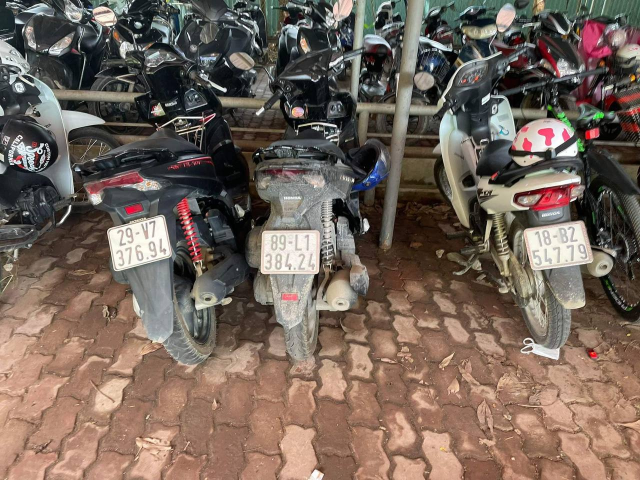
#> input picture image/2.jpg, 1280 x 960 px (shown at 1/2 size)
$ jupyter execute --allow-errors 'LP_opencv_knn (1).ipynb'
#> lines starting #> are read from the running program, lines starting #| are printed output that depends on the picture; after the words box and inside, x2 and y2 are one past the last pixel; in counts of white or black regions, pixels touching at a corner belong together
#> further down, img is the input picture: shape (960, 1280, 3); mean B, G, R 90.8, 101.3, 116.7
# 1. Data generation

[cell 1]
# import numpy as np
# import cv2
# import sys


# # module level variables
# MIN_CONTOUR_AREA = 40


# RESIZED_IMAGE_WIDTH = 20
# RESIZED_IMAGE_HEIGHT = 30

# def main():
#     imgTrainingNumbers = cv2.imread("training_chars.png")            # read in training numbers image
#     #imgTrainingNumbers = cv2.resize(imgTrainingNumbers, dsize = None, fx = 0.5, fy = 0.5)

#     imgGray = cv2.cvtColor(imgTrainingNumbers, cv2.COLOR_BGR2GRAY)          # get grayscale image
#     imgBlurred = cv2.GaussianBlur(imgGray, (5,5), 0)                        # blur

#                                                         # filter image from grayscale to black and white
#     imgThresh = cv2.adaptiveThreshold(imgBlurred,                           # input image
#                                       255,                                  # make pixels that pass the threshold full white
#                                       cv2.ADAPTIVE_THRESH_GAUSSIAN_C,       # use gaussian rather than mean, seems to give better results
#                                       cv2.THRESH_BINARY_INV,                # invert so foreground will be white, background will be black
#                                       11,                                   # size of a pixel neighborhood used to calculate threshold value
#                                       2)                                    # constant subtracted from the mean or weighted mean

#     cv2.imshow("imgThresh", imgThresh)      # show threshold image for reference

#     imgThreshCopy = imgThresh.copy()        # make a copy of the thresh image, this in necessary b/c findContours modifies the image

#     npaContours, hierarchy = cv2.findContours(imgThreshCopy,        # input image, make sure to use a copy since the function will modify this image in the course of finding contours
#                                                  cv2.RETR_EXTERNAL,                 # retrieve the outermost contours only
#                                                  cv2.CHAIN_APPROX_SIMPLE)           # compress horizontal, vertical, and diagonal segments and leave only their end points

#                                 # declare empty numpy array, we will use this to write to file later
#                                 # zero rows, enough cols to hold all image data
#     npaFlattenedImages =  np.empty((0, RESIZED_IMAGE_WIDTH * RESIZED_IMAGE_HEIGHT))


#     intClassifications = []         # declare empty classifications list, this will be our list of how we are classifying our chars from user input, we will write to file at the end

#                                     # possible chars we are interested in are digits 0 through 9, put these in list intValidChars
#     intValidChars = [ord('0'), ord('1'), ord('2'), ord('3'), ord('4'), ord('5'), ord('6'), ord('7'), ord('8'), ord('9'),
#                      ord('A'), ord('B'), ord('C'), ord('D'), ord('E'), ord('F'), ord('G'), ord('H'), ord('I'), ord('J'),
#                      ord('K'), ord('L'), ord('M'), ord('N'), ord('O'), ord('P'), ord('Q'), ord('R'), ord('S'), ord('T'),
#                      ord('U'), ord('V'), ord('W'), ord('X'), ord('Y'), ord('Z')] #Là mã ascii của mấy chữ này

#     for npaContour in npaContours:                          # for each contour
#         if cv2.contourArea(npaContour) > MIN_CONTOUR_AREA:          # if contour is big enough to consider
#             [intX, intY, intW, intH] = cv2.boundingRect(npaContour)         # get and break out bounding rect

#                                                 # draw rectangle around each contour as we ask user for input
#             cv2.rectangle(imgTrainingNumbers,           # draw rectangle on original training image
#                           (intX, intY),                 # upper left corner
#                           (intX+intW,intY+intH),        # lower right corner
#                           (0, 0, 255),                  # red
#                           2)                            # thickness

#             imgROI = imgThresh[intY:intY+intH, intX:intX+intW]                                  # crop char out of threshold image
#             imgROIResized = cv2.resize(imgROI, (RESIZED_IMAGE_WIDTH, RESIZED_IMAGE_HEIGHT))     # resize image, this will be more consistent for recognition and storage

#             cv2.imshow("imgROI", imgROI)                    # show cropped out char for reference
#             cv2.imshow("imgROIResized", imgROIResized)      # show resized image for reference

#             cv2.imshow("training_numbers.png", imgTrainingNumbers)      # show training numbers image, this will now have red rectangles drawn on it

#             intChar = cv2.waitKey(0)                     # get key press

#             if intChar == 27:                   # if esc key was pressed
#                 sys.exit()                      # exit program
#             elif intChar in intValidChars:      # else if the char is in the list of chars we are looking for . . .

#                 intClassifications.append(intChar)        # append classification char to integer list of chars (we will convert to float later before writing to file)
#                 #Là file chứa label của tất cả các ảnh mẫu, tổng cộng có 32 x 5 = 160 mẫu.
#                 npaFlattenedImage = imgROIResized.reshape((1, RESIZED_IMAGE_WIDTH * RESIZED_IMAGE_HEIGHT))  # flatten image to 1d numpy array so we can write to file later

#                 npaFlattenedImages = np.append(npaFlattenedImages, npaFlattenedImage, 0)                    # add current flattened impage numpy array to list of flattened image numpy arrays

#             # end if
#         # end if
#     # end for

#     fltClassifications = np.array(intClassifications, np.float32)                   # convert classifications list of ints to numpy array of floats

#     npaClassifications = fltClassifications.reshape((fltClassifications.size, 1))   # flatten numpy array of floats to 1d so we can write to file later

#     print ("\n\ntraining complete !!\n")

#     np.savetxt("classifications.txt", npaClassifications)           # write flattened images to file
#     np.savetxt("flattened_images.txt", npaFlattenedImages)          #

#     cv2.destroyAllWindows()             # remove windows from memory

#     return


# if __name__ == "__main__":
#     main()

# 2. Preprocess

[cell 2]
import cv2
import numpy as np
import math

[cell 3]
# module level variables
GAUSSIAN_SMOOTH_FILTER_SIZE = (5, 5) #kích cỡ càng to thì càng mờ
ADAPTIVE_THRESH_BLOCK_SIZE = 19
ADAPTIVE_THRESH_WEIGHT = 9

[cell 4]
def preprocess(imgOriginal):

    imgGrayscale = extractValue(imgOriginal)
    # imgGrayscale = cv2.cvtColor(imgOriginal,cv2.COLOR_BGR2GRAY) nên dùng hệ màu HSV
    # Trả về giá trị cường độ sáng ==> ảnh gray
    imgMaxContrastGrayscale = maximizeContrast(imgGrayscale) #để làm nổi bật biển số hơn, dễ tách khỏi nền
    #cv2.imwrite("imgGrayscalePlusTopHatMinusBlackHat.jpg",imgMaxContrastGrayscale)
    height, width = imgGrayscale.shape

    imgBlurred = np.zeros((height, width, 1), np.uint8)
    imgBlurred = cv2.GaussianBlur(imgMaxContrastGrayscale, GAUSSIAN_SMOOTH_FILTER_SIZE, 0)
    #cv2.imwrite("gauss.jpg",imgBlurred)
    #Làm mịn ảnh bằng bộ lọc Gauss 5x5, sigma = 0

    imgThresh = cv2.adaptiveThreshold(imgBlurred, 255.0, cv2.ADAPTIVE_THRESH_GAUSSIAN_C, cv2.THRESH_BINARY_INV, ADAPTIVE_THRESH_BLOCK_SIZE, ADAPTIVE_THRESH_WEIGHT)

    #Tạo ảnh nhị phân
    return imgGrayscale, imgThresh
#Trả về ảnh xám và ảnh nhị phân

[cell 5]
def extractValue(imgOriginal):
    height, width, numChannels = imgOriginal.shape
    imgHSV = np.zeros((height, width, 3), np.uint8)
    imgHSV = cv2.cvtColor(imgOriginal, cv2.COLOR_BGR2HSV)
#> imgHSV: shape (1080, 1920, 3); mean H, S, V 41.8, 72.1, 119.7

    imgHue, imgSaturation, imgValue = cv2.split(imgHSV)
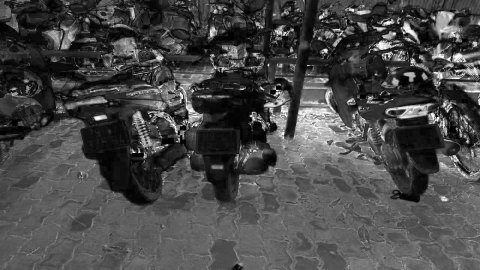
#> imgSaturation: shape (1080, 1920) (shown at 1/4 size); min 0, max 255, mean 72.1

    #màu sắc, độ bão hòa, giá trị cường độ sáng
    #Không chọn màu RBG vì vd ảnh màu đỏ sẽ còn lẫn các màu khác nữa nên khó xđ ra "một màu"
    return imgValue

[cell 6]
def maximizeContrast(imgGrayscale):
    #Làm cho độ tương phản lớn nhất
    height, width = imgGrayscale.shape

    imgTopHat = np.zeros((height, width, 1), np.uint8)
    imgBlackHat = np.zeros((height, width, 1), np.uint8)
    structuringElement = cv2.getStructuringElement(cv2.MORPH_RECT, (3, 3)) #tạo bộ lọc kernel

    imgTopHat = cv2.morphologyEx(imgGrayscale, cv2.MORPH_TOPHAT, structuringElement, iterations = 10) #nổi bật chi tiết sáng trong nền tối
    #cv2.imwrite("tophat.jpg",imgTopHat)
    imgBlackHat = cv2.morphologyEx(imgGrayscale, cv2.MORPH_BLACKHAT, structuringElement, iterations = 10) #Nổi bật chi tiết tối trong nền sáng
    #cv2.imwrite("blackhat.jpg",imgBlackHat)
    imgGrayscalePlusTopHat = cv2.add(imgGrayscale, imgTopHat)
    imgGrayscalePlusTopHatMinusBlackHat = cv2.subtract(imgGrayscalePlusTopHat, imgBlackHat)
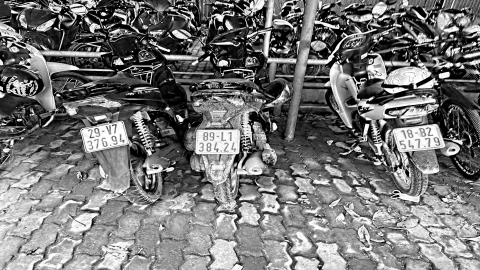
#> imgGrayscalePlusTopHatMinusBlackHat: shape (1080, 1920) (shown at 1/4 size); min 0, max 255, mean 117.3

    #cv2.imshow("imgGrayscalePlusTopHatMinusBlackHat",imgGrayscalePlusTopHatMinusBlackHat)
    #Kết quả cuối là ảnh đã tăng độ tương phản
    return imgGrayscalePlusTopHatMinusBlackHat

# 3. Process

[cell 7]
import math

import cv2
import numpy as np

ADAPTIVE_THRESH_BLOCK_SIZE = 19
ADAPTIVE_THRESH_WEIGHT = 9

[cell 8]
n = 1

Min_char = 0.01
Max_char = 0.09

RESIZED_IMAGE_WIDTH = 20
RESIZED_IMAGE_HEIGHT = 30

img = cv2.imread("image/2.jpg")
img = cv2.resize(img, dsize=(1920, 1080))

[cell 9]
# [5 lines of commented-out code are left out]

[cell 10]
# Upload KNN model
npaClassifications = np.loadtxt("classifications.txt", np.float32)
#> (the rest of this cell did not finish here and is left out)

[cell 11]
# Image Preprocessing
imgGrayscaleplate, imgThreshplate = preprocess(img)
#> in preprocess, `imgThresh = cv2.adaptiveThreshold(imgBlurred, 255.0, cv2.ADAPTIVE_THRE..`:
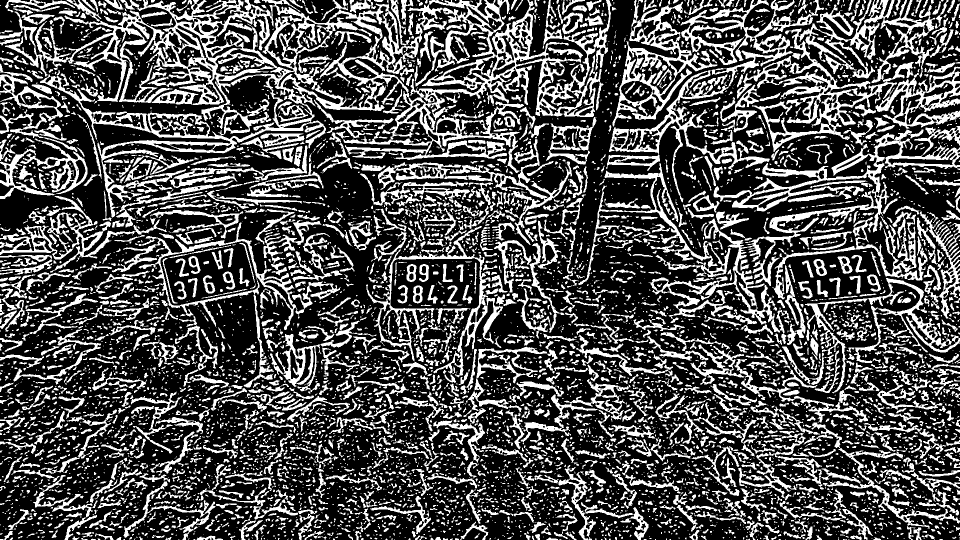
#> imgThresh: shape (1080, 1920) (shown at 1/2 size); 31.2% white; 6841 white regions (4298 under 20 px), largest, box (x1, y1, x2, y2) and area: (0, 0, 1166, 435) 99784, (1297, 252, 1920, 666) 34124, (1474, 0, 1907, 304) 26027
canny_image = cv2.Canny(imgThreshplate, 250, 255)  # Canny Edge
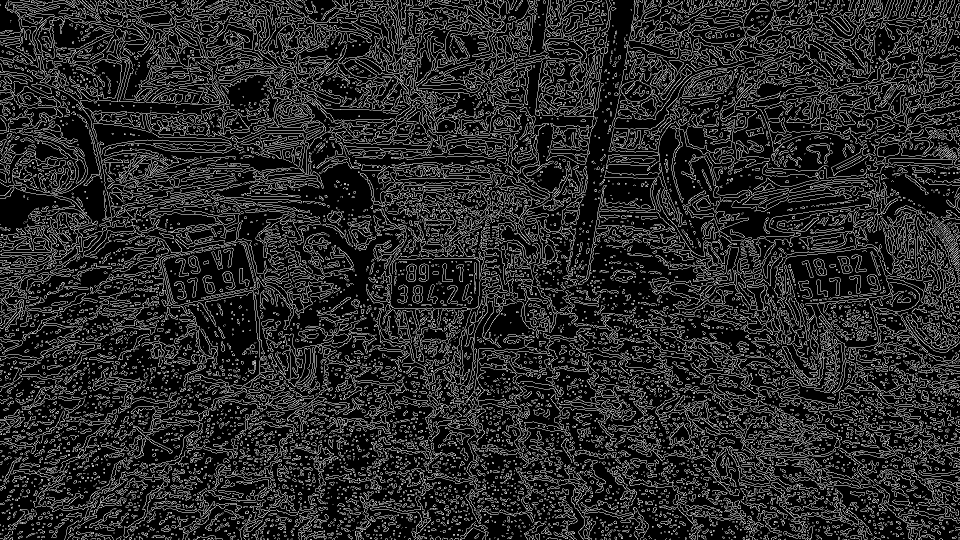
#> canny_image: shape (1080, 1920) (shown at 1/2 size); 15.8% white in thin lines or dots
kernel = np.ones((3, 3), np.uint8)
dilated_image = cv2.dilate(canny_image, kernel, iterations=1)  # Dilation
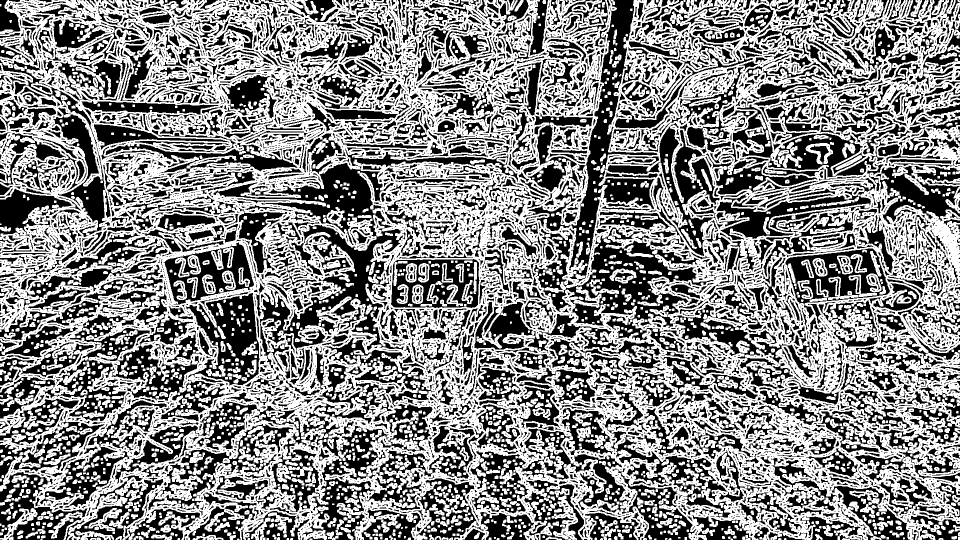
#> dilated_image: shape (1080, 1920) (shown at 1/2 size); 53.4% white; 10671 black regions (7489 under 20 px)
# cv2.imshow("dilated_image",dilated_image)

#> (a cell that did not finish here is left out)

[cell 13]
# Draw contour and filter out the license plate
contours, hierarchy = cv2.findContours(dilated_image, cv2.RETR_TREE, cv2.CHAIN_APPROX_SIMPLE)
#> contours = 16273 contours, 10922 with area under 20; largest, box (x1, y1, x2, y2) and area: (0, 0, 1920, 1080) 1820682, (1067, 457, 1429, 682) 32486, (510, 449, 808, 743) 26845, (426, 325, 786, 491) 17871, (1570, 496, 1781, 638) 17706
contours = sorted(contours, key=cv2.contourArea, reverse=True)[:10]  # Lấy 10 contours có diện tích lớn nhất
#> contours = 10 contours; largest, box (x1, y1, x2, y2) and area: (0, 0, 1920, 1080) 1820682, (1067, 457, 1429, 682) 32486, (510, 449, 808, 743) 26845, (426, 325, 786, 491) 17871, (1570, 496, 1781, 638) 17706
# cv2.drawContours(img, contours, -1, (255, 0, 255), 3) # Vẽ tất cả các ctour trong hình lớn

screenCnt = []
for c in contours:
    peri = cv2.arcLength(c, True)  # Tính chu vi
    approx = cv2.approxPolyDP(c, 0.06 * peri, True)  # làm xấp xỉ đa giác, chỉ giữ contour có 4 cạnh
    [x, y, w, h] = cv2.boundingRect(approx.copy())
    ratio = w / h
    # cv2.putText(img, str(len(approx.copy())), (x,y),cv2.FONT_HERSHEY_DUPLEX, 2, (0, 255, 0), 3)
    # cv2.putText(img, str(ratio), (x,y),cv2.FONT_HERSHEY_DUPLEX, 2, (0, 255, 0), 3)
    if (len(approx) == 4):
        screenCnt.append(approx)

        cv2.putText(img, str(len(approx.copy())), (x, y), cv2.FONT_HERSHEY_DUPLEX, 2, (0, 255, 0), 3)
#> this loop made 10 passes
#> (peri, approx, x, y, w, h, ratio) on passes 2 to 6: (4196.3, [[1067, 537], [1428, 560]], 1067, 537, 362, 24, 15.08), (4886.2, [[510, 588], [805, 461]], 510, 461, 296, 128, 2.31), (2458.6, [[785, 452], [426, 386]], 426, 386, 360, 67, 5.37), (762.8, [[1745, 496], [1779, 584], [1618, 637], [1572, 520]], 1572, 496, 208, 142, 1.46), (1028.3, [[505, 585], [517, 747], [377, 756], [371, 613]], 371, 585, 147, 172, 0.855)
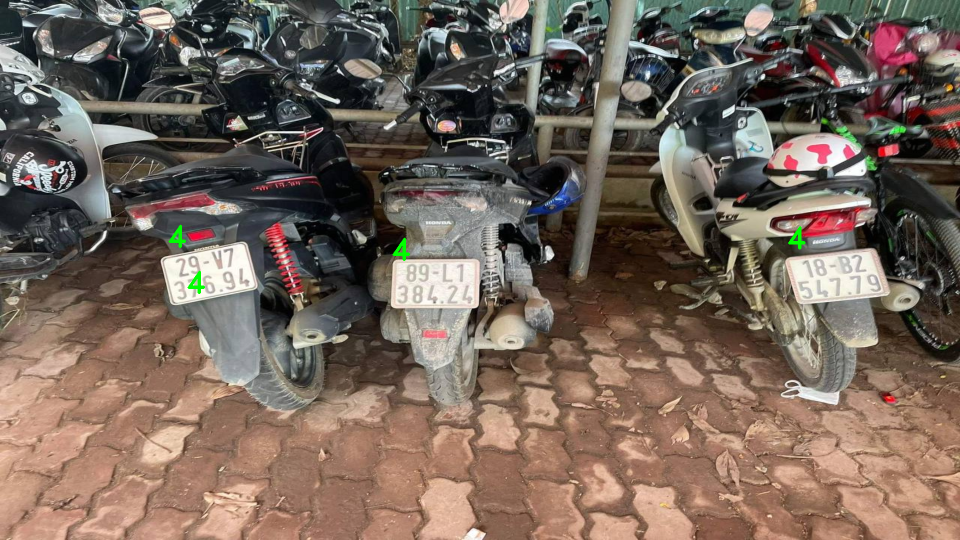
#> img: shape (1080, 1920, 3) (shown at 1/2 size); mean B, G, R 90.5, 101.3, 116.5
#> after the loop, screenCnt = 4 contours; box (x1, y1, x2, y2) and area: (371, 585, 518, 757) 21059, (1572, 496, 1780, 638) 18658, (781, 519, 959, 616) 14928, (333, 493, 501, 609) 13903

if screenCnt is None:
    detected = 0
    print("No plate detected")
else:
    detected = 1

#> (the rest of this cell did not finish here and is left out)

$ run again, with image/1.jpg copied over image/2.jpg
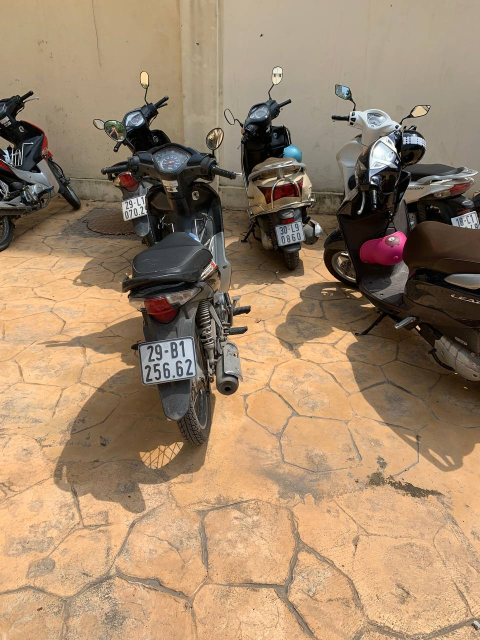
#> input picture image/1.jpg, 960 x 1280 px (shown at 1/2 size)
#> img is the input picture: shape (1280, 960, 3); mean B, G, R 106.5, 133.7, 159.3
#> imgHSV: shape (1080, 1920, 3); mean H, S, V 22.9, 88.5, 159.9
#> in preprocess, `imgThresh = cv2.adaptiveThreshold(imgBlurred, 255.0, cv2.ADAPTIVE_THRE..`:
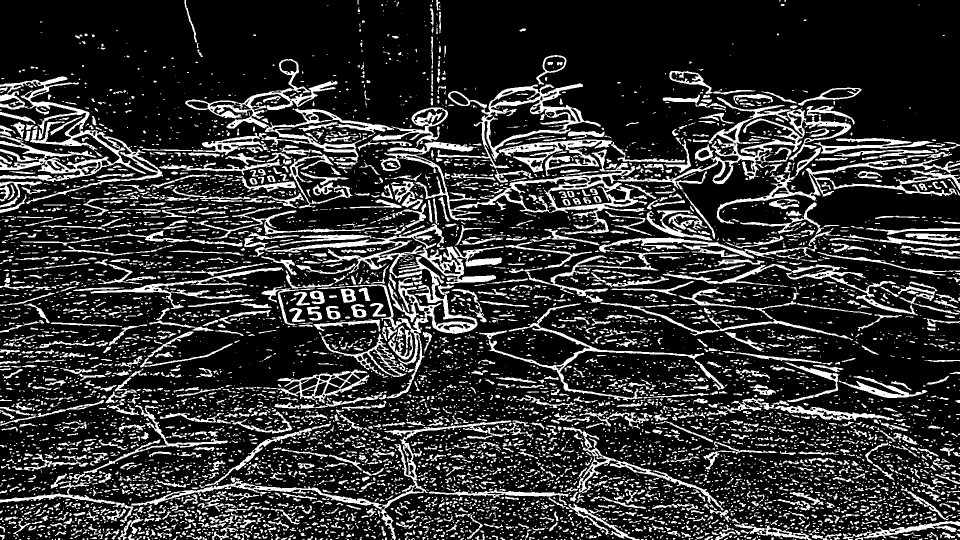
#> imgThresh: shape (1080, 1920) (shown at 1/2 size); 19.7% white; 7488 white regions (4988 under 20 px), largest, box (x1, y1, x2, y2) and area: (0, 153, 326, 408) 15164, (370, 118, 788, 333) 12996, (760, 283, 1295, 469) 12971
#> canny_image: shape (1080, 1920); 11.5% white in thin lines or dots
#> dilated_image: shape (1080, 1920); 38.6% white; 2164 white regions (126 under 20 px)
#> `contours, hierarchy = cv2.findContours(dilated_image, cv2.RETR_TREE, c..`: contours = 10042 contours, 6797 with area under 20; largest, box (x1, y1, x2, y2) and area: (0, 108, 1920, 1080) 955296, (1162, 814, 1891, 1071) 87142, (437, 813, 829, 1004) 23766, (1121, 702, 1436, 795) 18258, (912, 391, 1306, 513) 17380
#> `contours = sorted(contours, key=cv2.contourArea, reverse=True)[:10]`: contours = 10 contours; largest, box (x1, y1, x2, y2) and area: (0, 108, 1920, 1080) 955296, (1162, 814, 1891, 1071) 87142, (437, 813, 829, 1004) 23766, (1121, 702, 1436, 795) 18258, (912, 391, 1306, 513) 17380
#> the loop `for c in contours:` made 10 passes
#> (peri, approx, x, y, w, h, ratio) on passes 2 to 7: (12084.6, [[1162, 858], [1890, 1040]], 1162, 858, 729, 183, 3.98), (3799.9, [[828, 967], [437, 969]], 437, 967, 392, 3, 130.7), (1498.6, [[1121, 744], [1435, 780]], 1121, 744, 315, 37, 8.51), (2978.3, [[912, 492], [1300, 420]], 912, 420, 389, 73, 5.33), (1657.9, [[1358, 366], [1635, 458]], 1358, 366, 278, 93, 2.99), (1336.6, [[781, 630], [560, 587]], 560, 587, 222, 44, 5.05)
#> after the loop `for c in contours:`: screenCnt = []
#> after the loop `for screenCnt in screenCnt:`: n = 1
#> `img = cv2.resize(img, None, fx=0.5, fy=0.5)`:
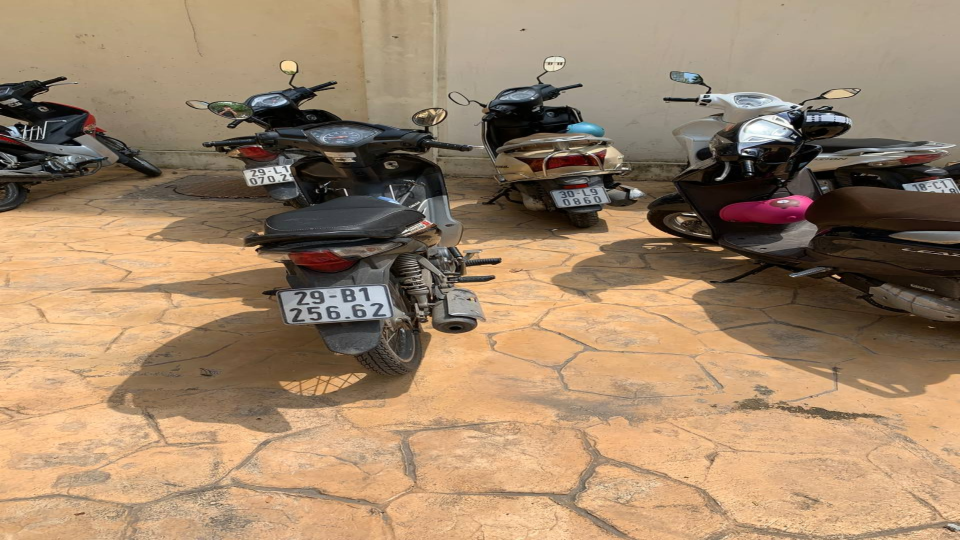
#> img: shape (540, 960, 3); mean B, G, R 106.5, 133.7, 159.3
